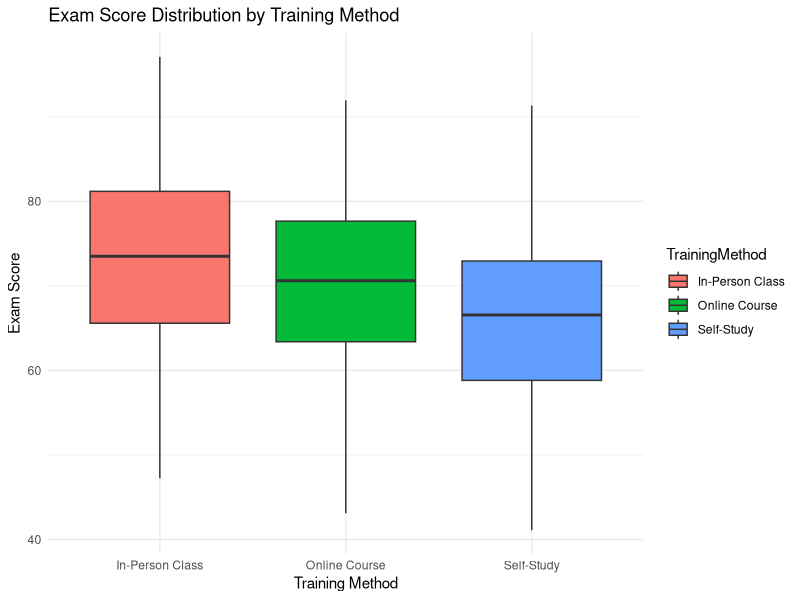
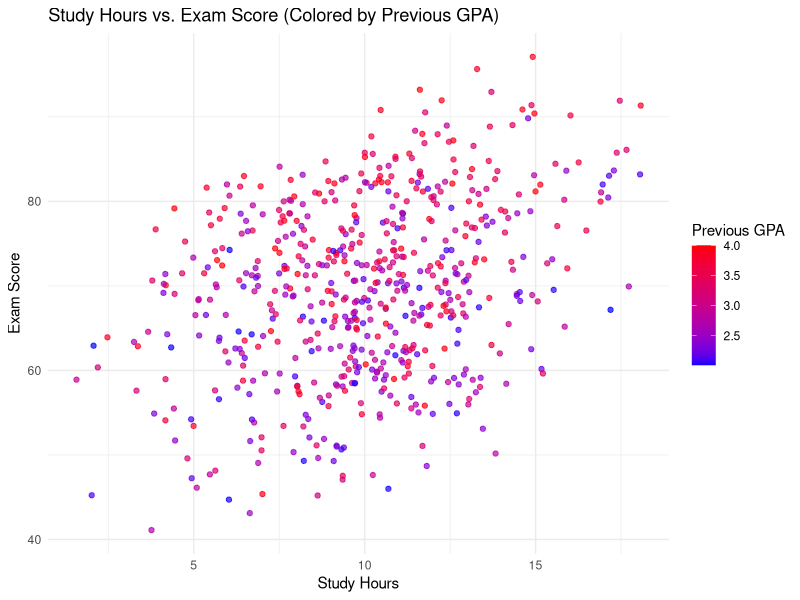
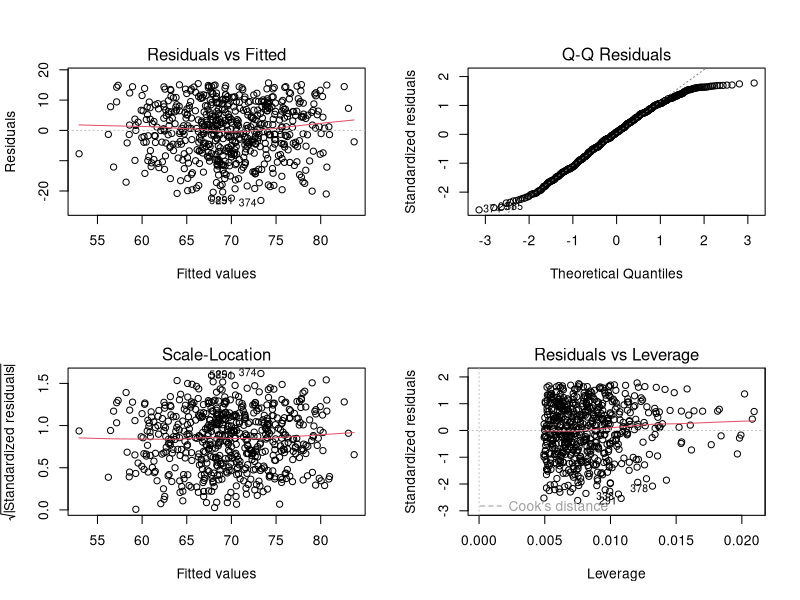

The R script that drew these images, in order: (Note: this script raises an error after producing the figures.)
## ---- chunk 1
knitr::opts_chunk$set(echo = TRUE)
#if you do not have the package, type install.packages("name_of_the_package")
library(knitr)
library(zoo)
library(ggplot2)
## ---- chunk 2
student <- read.csv("students_data.csv", header = TRUE)
# head(student)

# Boxplot
ggplot(student, aes(x = TrainingMethod, y = ExamScore, fill = TrainingMethod)) +
  geom_boxplot() +
  labs(title = "Exam Score Distribution by Training Method",
       x = "Training Method",
       y = "Exam Score") +
  theme_minimal()

## ---- chunk 3
# Scatterplot
ggplot(student, aes(x = StudyHours, y = ExamScore, color = PreviousGPA)) +
  geom_point(alpha = 0.7) +
  scale_color_gradient(low = "blue", high = "red") +
  labs(title = "Study Hours vs. Exam Score (Colored by Previous GPA)",
       x = "Study Hours",
       y = "Exam Score",
       color = "Previous GPA") +
  theme_minimal()
## ---- chunk 4
student$TrainingMethod <- as.factor(student$TrainingMethod)
model <- lm(ExamScore ~ StudyHours + PreviousGPA + TrainingMethod, data = student)
summary(model)

## ---- chunk 5
46.3115 + 1.0688*(8) + 5.3071*(3.8) - 2.8668*(1) - 6.6728*(0)
## ---- chunk 6
student$TrainingMethod <- as.factor(student$TrainingMethod)
anova_model <- aov(ExamScore ~ TrainingMethod, data = student)
summary(anova_model)

## ---- chunk 7
par(mfrow = c(2, 2))
plot(model)

## ---- chunk 8
int_model <- lm(ExamScore ~ StudyHours * PreviousGPA + TrainingMethod, data = student)
summary(int_model)

summary(model)

AIC(model, int_model)

## ---- chunk 9
data <- read.csv("data.csv")

# Scatterplot Matrix
ggpairs(data,
        diag = list(continuous = "barDiag"),
        lower = list(continuous = "points"),
        upper = list(continuous = "cor"))

## ---- chunk 10
model_b <- lm(Concentration ~ Temp + pH, data = data)

summary(model_b)
## ---- chunk 11
model_d <- lm(Concentration ~ Temp * pH, data = data)

summary(model_d)
## ---- chunk 12
# R squared
summary(model_b)$r.squared
summary(model_d)$r.squared

# Adjusted R squared
summary(model_b)$adj.r.squared
summary(model_d)$adj.r.squared
## ---- chunk 13
plot(model_b, which = 1)

plot(model_d, which = 1)
## ---- chunk 14
# Creating data frame
habitat <- c("Coastal", "Coastal", "Offshore", "Offshore")
time <- c("Morning", "Evening", "Morning", "Evening")
mean_success <- c(5.2, 7.1, 6.5, 4.8)

forage_df <- data.frame(Habitat = habitat, Time = time, MeanSuccess = mean_success)
forage_df

# Create interaction plot (From Worksheet 17)
interaction.plot(x.factor = forage_df$Habitat, 
                 trace.factor = forage_df$Time, 
                 response = forage_df$MeanSuccess, 
                 type = "b",
                 main = "Interaction Plot: Habitat Type & Time of Day",
                 xlab = "Habitat Type",
                 ylab = "Mean Foraging Success",
                 trace.label = "Interactive labs",
                 pch=c(1,19), col = c("red", "blue"))

## ---- chunk 15
# Sum of Squares
SS_habitat <- 10.3
SS_time <- 8.7
SS_interaction <- 12.5
SS_total <- 46.7
SS_error <- SS_total - SS_habitat - SS_time - SS_interaction

# Degree of Freedom
df_habitat = df_time = df_interaction = 1
df_error = 36
df_total = df_habitat + df_time + df_interaction + df_error

# Mean Square 
MS_habitat <- SS_habitat / df_habitat
MS_time <- SS_time / df_time
MS_interaction <- SS_interaction / df_interaction
MS_error <- SS_error / df_error

# F value
F_habitat <- MS_habitat / MS_error
F_time <- MS_time / MS_error
F_interaction <- MS_interaction / MS_error

anova_table <- data.frame(
  Source = c("Habitat", "Time", "Interaction", "Error", "Total"),
  SS = c(SS_habitat, SS_time, SS_interaction, SS_error, SS_total),
  df = c(df_habitat, df_time, df_interaction, df_error, df_total),
  MS = c(MS_habitat, MS_time, MS_interaction, MS_error, NA),
  F = c(F_habitat, F_time, F_interaction, NA, NA)
)
anova_table

## ---- chunk 16
qf(0.95, df1 = 1, df2 = 36)
## ---- chunk 17
set.seed(123) 
coffee <- c(564.4, 498.2, 259.2, 303.3, 299.5, 307.2)

bootstrap_means <- numeric(1000)

# Bootstrapping
for (i in 1:1000) {
  bootstrap_sample <- sample(coffee, size = 6, replace = TRUE)
  bootstrap_means[i] <- mean(bootstrap_sample) # Compute the mean of the bootstrap sample
}
head(bootstrap_means)

# Sampling Distribution
hist(bootstrap_means,
     main = "Empirical Bootstrap Distribution of Mean", 
     xlab = "Bootstrap Sample Mean",
     breaks = 30)

## ---- chunk 18
sd(bootstrap_means)
## ---- chunk 19
sorted_means <- sort(bootstrap_means)

lower_bound <- quantile(sorted_means, 0.025)
lower_bound

upper_bound <- quantile(sorted_means, 0.975)
upper_bound
## ---- chunk 20
observed_mean <- mean(coffee)

# Using our previous question's bootstrapping 
observed_diff <- abs(observed_mean - 300)
extreme_count <- sum( abs(bootstrap_means - 300) >= observed_diff )
p_value <- extreme_count / 1000
p_value
